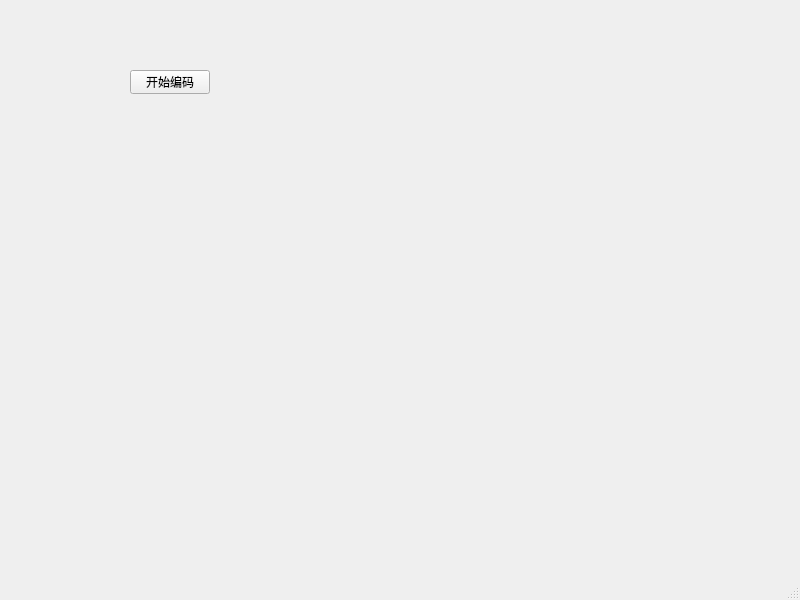
<?xml version="1.0" encoding="UTF-8"?>
<ui version="4.0">
 <class>MainWindow</class>
 <widget class="QMainWindow" name="MainWindow">
  <property name="geometry">
   <rect>
    <x>0</x>
    <y>0</y>
    <width>800</width>
    <height>600</height>
   </rect>
  </property>
  <property name="windowTitle">
   <string>MainWindow</string>
  </property>
  <widget class="QWidget" name="centralwidget">
   <widget class="QPushButton" name="audioButton">
    <property name="geometry">
     <rect>
      <x>130</x>
      <y>70</y>
      <width>80</width>
      <height>24</height>
     </rect>
    </property>
    <property name="text">
     <string>开始编码</string>
    </property>
   </widget>
  </widget>
  <widget class="QMenuBar" name="menubar">
   <property name="geometry">
    <rect>
     <x>0</x>
     <y>0</y>
     <width>800</width>
     <height>24</height>
    </rect>
   </property>
  </widget>
  <widget class="QStatusBar" name="statusbar"/>
 </widget>
 <resources/>
 <connections/>
</ui>
